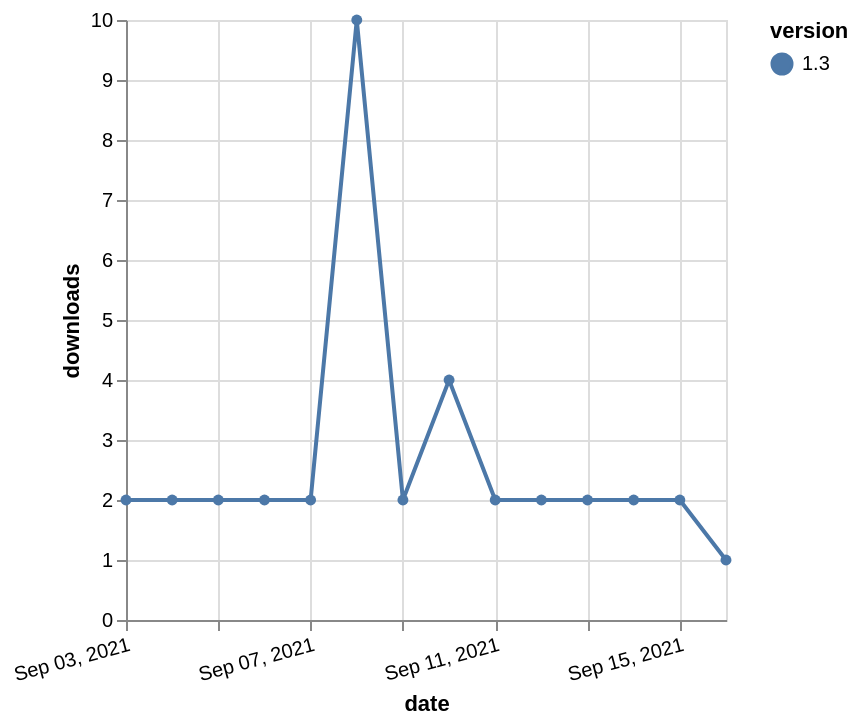

Here is the Vega-Lite specification saved for this chart:
### Vega-Lite specification from a JSON file in a GitHub repository (floating-point values rounded to 4 significant figures)
{"$schema": "https://vega.github.io/schema/vega-lite/v5.json", "description": "A simple bar chart with embedded data.", "data": {"values": [{"date": "2021-09-03", "total": 5350, "delta": 2, "version": "1.3"}, {"date": "2021-09-04", "total": 5352, "delta": 2, "version": "1.3"}, {"date": "2021-09-05", "total": 5354, "delta": 2, "version": "1.3"}, {"date": "2021-09-06", "total": 5356, "delta": 2, "version": "1.3"}, {"date": "2021-09-07", "total": 5358, "delta": 2, "version": "1.3"}, {"date": "2021-09-08", "total": 5368, "delta": 10, "version": "1.3"}, {"date": "2021-09-09", "total": 5370, "delta": 2, "version": "1.3"}, {"date": "2021-09-10", "total": 5374, "delta": 4, "version": "1.3"}, {"date": "2021-09-11", "total": 5376, "delta": 2, "version": "1.3"}, {"date": "2021-09-12", "total": 5378, "delta": 2, "version": "1.3"}, {"date": "2021-09-13", "total": 5380, "delta": 2, "version": "1.3"}, {"date": "2021-09-14", "total": 5382, "delta": 2, "version": "1.3"}, {"date": "2021-09-15", "total": 5384, "delta": 2, "version": "1.3"}, {"date": "2021-09-16", "total": 5385, "delta": 1, "version": "1.3"}]}, "width": "container", "mark": {"type": "line", "point": {"filled": true}}, "encoding": {"x": {"field": "date", "type": "temporal", "timeUnit": "yearmonthdate", "title": "date", "axis": {"labelAngle": -15}}, "y": {"field": "delta", "type": "quantitative", "title": "downloads"}, "color": {"field": "version", "type": "nominal"}, "tooltip": {"field": "delta"}}}
